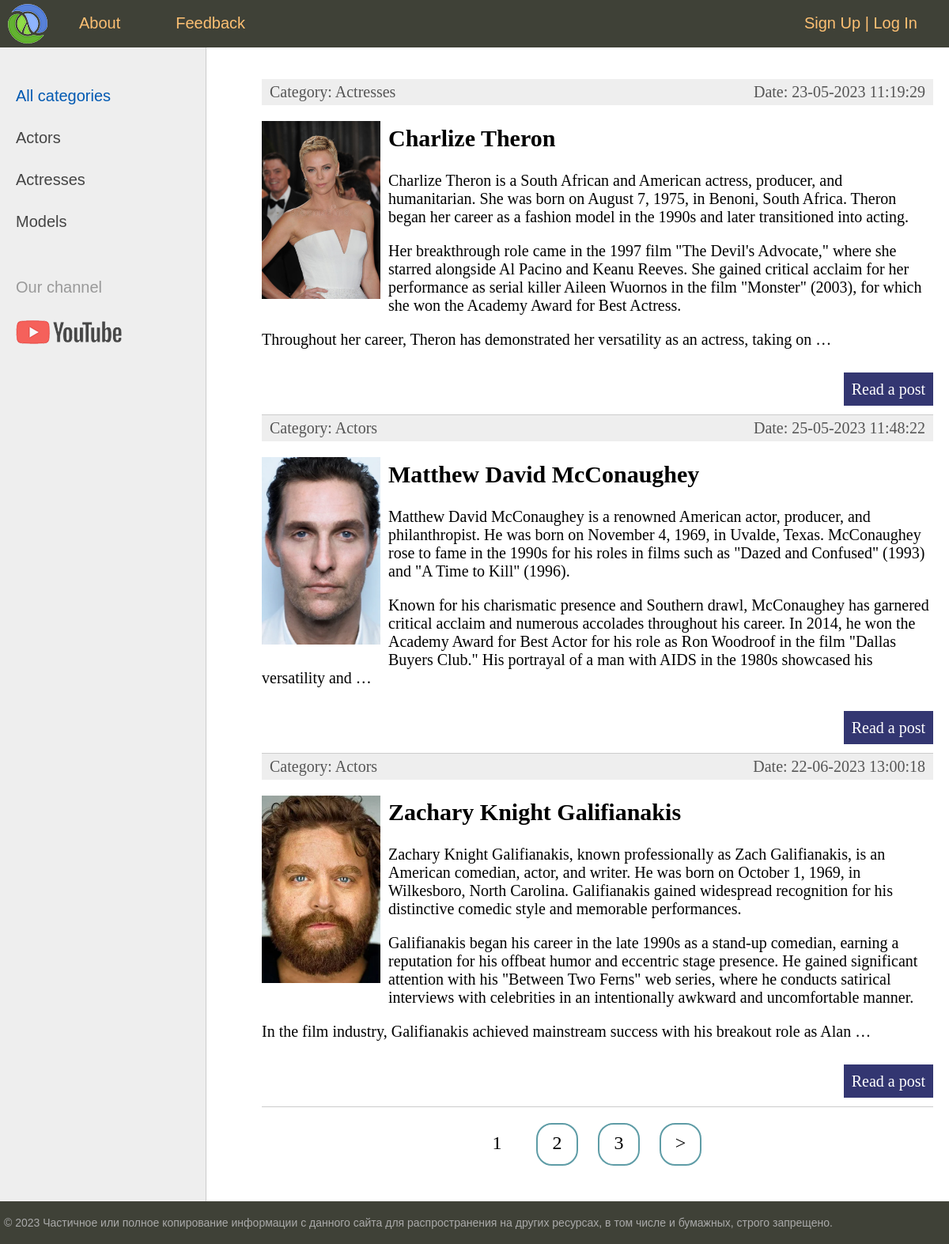
The page / on the database its author committed.
### women/models.py (models this page shows, shortened)
class Category(models.Model):
    objects = None
    name = models.CharField(max_length=100, db_index=True, verbose_name="Category")
    slug = models.SlugField(max_length=255, unique=True, db_index=True, verbose_name="URL")
    def __str__(self):
        return self.name
    def get_absolute_url(self):
        return reverse("category", kwargs={"cat_slug": self.slug})
    class Meta:
        verbose_name = "Category"
        verbose_name_plural = "Categories"
        ordering = ["id"]

class Women(models.Model):
    objects = None
    title = models.CharField(max_length=255, verbose_name="Title")
    slug = models.SlugField(max_length=255, unique=True, db_index=True, verbose_name="URL")
    content = models.TextField(blank=True, verbose_name="Article text")
    photo = models.ImageField(upload_to="photos/%Y/%m/%d", verbose_name="Photo")
    time_create = models.DateTimeField(auto_now_add=True, verbose_name="Creation time")
    time_update = models.DateTimeField(auto_now=True, verbose_name="Published time")
    is_published = models.BooleanField(default=True, verbose_name="Published")
    cat = models.ForeignKey("Category", on_delete=models.PROTECT,
                            verbose_name="Category")  # запретим удалять категории на которые есть ссылки
    def get_absolute_url(self):
        return reverse("post", kwargs={"post_slug": self.slug})
    class Meta:
        verbose_name = "Popular person"
        verbose_name_plural = "Popular people"
        ordering = ["time_create", "title"]  # сротировка по нескольким полям

### women/views.py (the view)
# urls.py: path('', WomenHome.as_view(), name="home"),
class WomenHome(DataMixin, ListView):
    model = Women
    template_name = 'women/index.html'
    context_object_name = 'posts'
    def get_context_data(self, *, object_list=None, **kwargs):
        context = super().get_context_data(**kwargs)
        c_def = self.get_user_context(title='Main page')
        return dict(list(context.items()) + list(c_def.items()))
    def get_queryset(self):
        return Women.objects.filter(is_published=True)

### women/utils.py (called while the page is built)
    def get_user_context(self, **kwargs):
        context = kwargs
        cats = Category.objects.annotate(Count("women"))
        user_menu = menu.copy()
        if not self.request.user.is_authenticated:
            user_menu.pop(1)
        context['menu'] = user_menu
        context['cats'] = cats
        if 'cat_selected' not in context:
            context['cat_selected'] = 0
        return context

### women/templates/women/index.html (shortened to what this page needs)
{% extends 'women/base.html' %}
{% block content %}
<ul class="list-articles">
    {% for p in posts %}
    <li>
        <div class="article-panel">
            <p class="first">Category: {{p.cat}}</p>
            <p class="last">Date: {{p.time_update|date:"d-m-Y H:i:s"}}</p>
        </div>
        {% if p.photo %}
        <p><img class="img-article-left thumb" src="{{ p.photo.url }}" alt=""></p>
        {% endif %}
        <h2>{{p.title}}</h2>
        {% autoescape on %}
        {{p.content|linebreaks|truncatewords:100}}
        {% endautoescape %}
        <p class="link-read-post"><a href="{{ p.get_absolute_url }}">Read a post</a></p>
    </li>
    {% endfor %}
</ul>
{% endblock %}

### women/templates/women/base.html (shortened to what this page needs)
{% load static %}
{% load women_tags %}
<!DOCTYPE html>
<html>
<head>
    <link type="text/css" href="{% static 'women/css/styles.css' %}" rel="stylesheet"/>
</head>
<body>
<table class="table-page" border="0" cellpadding="0" cellspacing="0">
    <tr>
        <td valign=top>
            {% block mainmenu %}
                <div class="header">
                    <ul id="mainmenu" class="mainmenu">
                        <li class="logo"><a href="{% url 'home' %}">
                            <div class="logo"></div>
                        </a></li>
                        {% for m in menu %}
                            <li><a href="{% url m.url_name %}">{{ m.title }}</a></li>
                        {% endfor %}
                        {% if request.user.is_authenticated %}
                            <li class="last">{{ user.username }} | <a href="{% url 'logout' %}">Log Out</a></li>
                        {% else %}
                            <li class="last"><a href="{% url 'register' %}">Sign Up</a> | <a href="{% url 'login' %}">Log
                                In</a></li>
                        {% endif %}
                    </ul>
                </div>
            {% endblock mainmenu %}
            <table class="table-content" border=0 cellpadding="0" cellspacing="0">
                <tr>
                    <td valign="top" class="left-chapters">
                        <ul id="leftchapters">
                            {% if cat_selected == 0 %}
                                <li class="selected">All categories</li>
                            {% else %}
                                <li><a href="{% url 'home' %}">All categories</a></li>
                            {% endif %}
                            {% for c in cats %}
                                {% if c.women__count > 0 %}
                                    {% if c.pk == cat_selected %}
                                        <li class="selected">{{ c.name }}</li>
                                    {% else %}
                                        <li><a href="{{ c.get_absolute_url }}">{{ c.name }}</a></li>
                                    {% endif %}
                                {% endif %}
                            {% endfor %}
                            <li class="share">
                                <p>Our channel</p>
                                <a class="share-yt"
                                   href="https://www.youtube.com/channel/UClJzWfGWuGJL2t-3dYKcHTA/playlists"
                                   target="_blank" rel="nofollow"></a>
                            </li>
                        </ul>
                    </td>
                    <td align="top" class="content">
                        <div class="content-text">
                            {% block content %}
                            {% endblock %}
                            {% if page_obj.has_other_pages %}
                                <nav class="list-pages">
                                    <ul>
                                        {% for p in paginator.page_range %}
                                            {% if page_obj.number == p %}
                                                <li class="page-num page-num-selected">{{ p }}</li>
                                            {% elif p >= page_obj.number|add:-2 and p <= page_obj.number|add:2 %}
                                                <li class="page-num">
                                                    <a href="?page={{ p }}">{{ p }}</a>
                                                </li>
                                            {% endif %}
                                        {% endfor %}
                                        {% if page_obj.has_next %}
                                            <li class="page-num">
                                                <a href="?page={{ page_obj.next_page_number }}">&gt;</a>
                                            </li>
                                        {% endif %}
                                    </ul>
                                </nav>
                            {% endif %}
                        </div>
                    </td>
                </tr>
            </table>
        </td>
    </tr>
    <tr>
        <td valign=top>
            <div id="footer">
                <p>&copy; 2023 Частичное или полное копирование информации с данного сайта для распространения на других
                    ресурсах, в том числе и бумажных, строго запрещено.</p>
            </div>
        </td>
    </tr>
</table>
</body>
</html>

### women/static/women/css/styles.css (style rules this page uses)
html, body { font-family: 'Arial'; margin: 0; padding: 0; height: 100%; width: 100%; color: #444; }
a { color: #0059b2; text-decoration: none; }
img { max-width: 600px; height: auto; }
img.img-article-left { max-width: 300px; height: auto; float: left; padding: 0 10px 10px 0; }
img.img-article-left.thumb { max-width: 150px; height: auto; }
p.link-read-post { text-align: right; }
p.link-read-post a { padding: 10px; min-width: 100px; background: #333671; color: #fff; text-decoration: none; }
div.article-panel { background: #eee; padding: 5px 10px 5px 10px; box-sizing: border-box; overflow: hidden; color: #555; }
div.article-panel p.first { margin: 0; float: left; }
div.article-panel p.last { margin: 0; float: right; }
ul.list-articles { list-style: none; margin: 0; padding: 0; }
ul.list-articles li { border-bottom: 1px solid #ccc; }
.table-page { width: 100%; height: 100%; vertical-align: top; }
.table-page tr { height: 100%; }
.header { background: #3F4137; height: 60px; }
.logo { background: url('../images/logo.png') no-repeat 10px 5px; width: 70px; height: 60px; }
ul.mainmenu { list-style: none; margin: 0; padding: 0; height: 60px; color: #fdc073; font-size: 20px; overflow: hidden; }
ul.mainmenu li { float: left; margin: 18px 40px 0 30px; }
ul.mainmenu li.logo { margin: 0; }
ul.mainmenu li.last { float: right; }
ul.mainmenu li a { color: #fdc073; text-decoration: none; }
.table-content { width: 100%; min-height: 100%; height: 100%; }
.left-chapters { margin: 0; background: #eee; border-right: 1px solid #ccc; min-height: 100%; }
.left-chapters ul { width: 230px; min-height: 100%; margin: 0; padding: 20px 10px 10px 20px; list-style: none; font-size: 20px; }
.left-chapters ul li { margin: 30px 0 0 0; color: #999; }
.left-chapters ul li.selected { color: #0059b2; }
.left-chapters ul li a { color: #444; text-decoration: none; }
.left-chapters ul li.share { margin: 60px 0 0 0; }
.left-chapters ul li.share p { margin: 30px 0 30px 0; }
.left-chapters ul li.share a { display: inline-block; width: 40px; height: 40px; margin: 0 20px 0 0; }
.left-chapters ul li.share a.share-yt { width: 100%; height: 30px; background: url('../images/share_yt.png') no-repeat 0 0 }
.content { padding: 40px 20px 20px 40px; width: 100%; box-sizing: border-box; }
.content-text { margin: 0 0 0 30px; color: #000; font-size: 20px; font-family: Yandex Sans Display Light; }
#footer { box-sizing: border-box; background: #3F4137; padding: 5px; color: #aaa; font-size: 14px; font-family: Verdana, Geneva, Arial, Helvetica; text-align: left; overflow: hidden; }
.list-pages { text-align: center; margin: 0 0 -5px 0; }
.list-pages ul { margin: 20px 0 30px 0; padding: 0; list-style: none; }
.list-pages ul li { display: inline-block; margin: 0 20px 0 0; }
.list-pages a { color: #000; font-size: 24px; text-decoration: none; }
.list-pages .page-num, .page-num-selected { display: inline-block; width: 49px; height: 40px; padding: 10px 0 0 0; border: 2px solid #5e9ca6; border-radius: 20px; }
.list-pages .page-num-selected { border: none; color: #000; font-size: 24px; }

### rows shown on the page
Category: name "Actors"
Category: name "Actresses"
Category: name "Models"
Women: cat "Actresses", time_update "23-05-2023 11:19:29", photo (picture), title "Charlize Theron", content "Charlize Theron is a South African and American actress, producer, and humanitarian. She was born on August 7, 1975, in Benoni, South Africa. Theron began her career as a fashion model in the 1990s and later transitioned into acting. Her breakthrough role came in the 1997 film \"The Devil's Advocate,\" where she starred alongside Al Pacino and Keanu Reeves. She gained critical acclaim for her performance as serial killer Aileen Wuornos in the film \"Monster\" (2003), for which she won the Academy Award for Best Actress. Throughout her career, Theron has demonstrated her versatility as an actress, taking on …"
Women: cat "Actors", time_update "25-05-2023 11:48:22", photo (picture), title "Matthew David McConaughey", content "Matthew David McConaughey is a renowned American actor, producer, and philanthropist. He was born on November 4, 1969, in Uvalde, Texas. McConaughey rose to fame in the 1990s for his roles in films such as \"Dazed and Confused\" (1993) and \"A Time to Kill\" (1996). Known for his charismatic presence and Southern drawl, McConaughey has garnered critical acclaim and numerous accolades throughout his career. In 2014, he won the Academy Award for Best Actor for his role as Ron Woodroof in the film \"Dallas Buyers Club.\" His portrayal of a man with AIDS in the 1980s showcased his versatility and …"
Women: cat "Actors", time_update "22-06-2023 13:00:18", photo (picture), title "Zachary Knight Galifianakis", content "Zachary Knight Galifianakis, known professionally as Zach Galifianakis, is an American comedian, actor, and writer. He was born on October 1, 1969, in Wilkesboro, North Carolina. Galifianakis gained widespread recognition for his distinctive comedic style and memorable performances. Galifianakis began his career in the late 1990s as a stand-up comedian, earning a reputation for his offbeat humor and eccentric stage presence. He gained significant attention with his \"Between Two Ferns\" web series, where he conducts satirical interviews with celebrities in an intentionally awkward and uncomfortable manner. In the film industry, Galifianakis achieved mainstream success with his breakout role…"

### other values the page prints
{{ m.title }} "About" "Feedback"
{{ p }} "1"
{{ p }} "2" "3"
